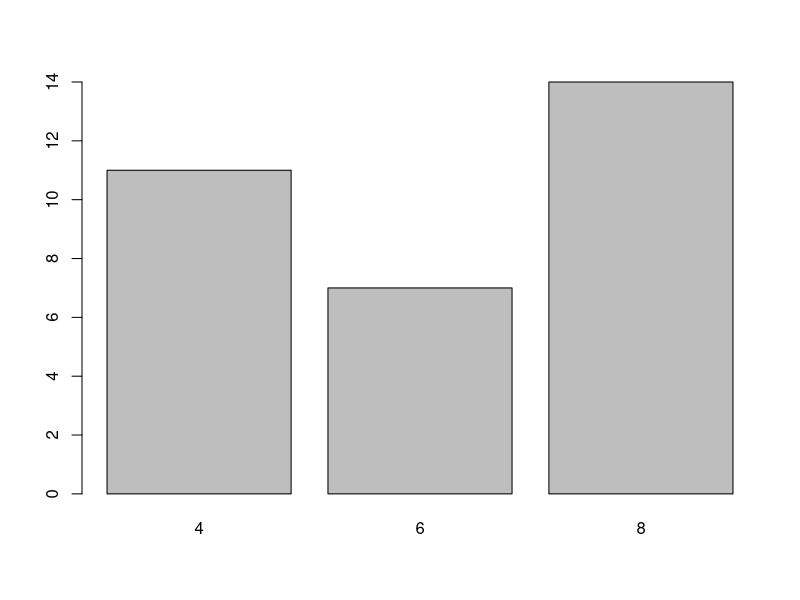
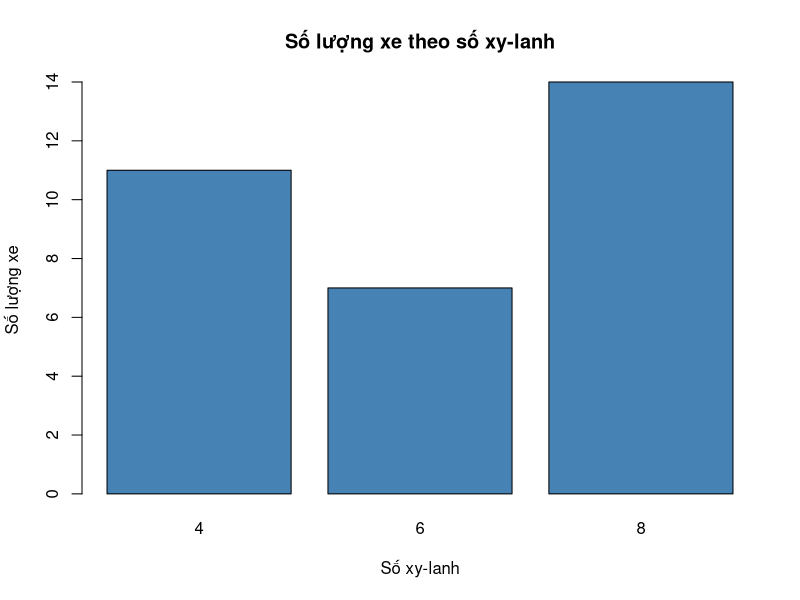
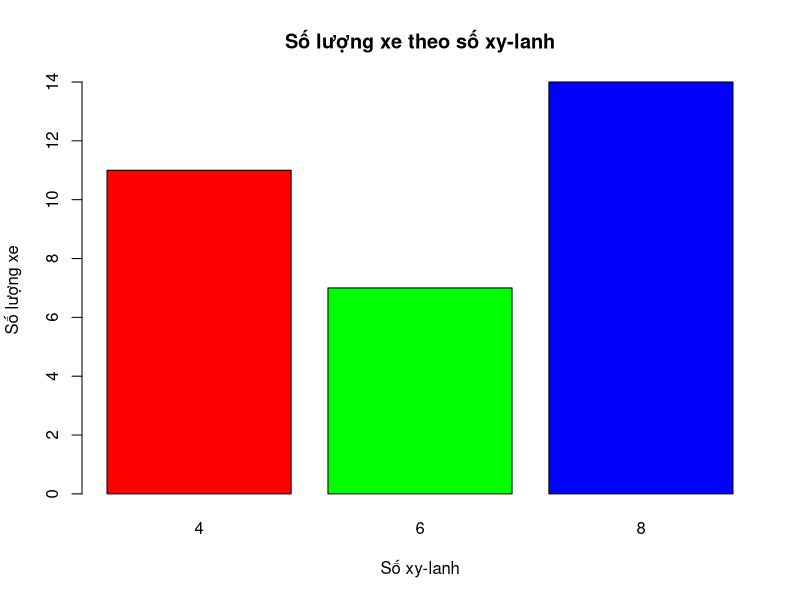
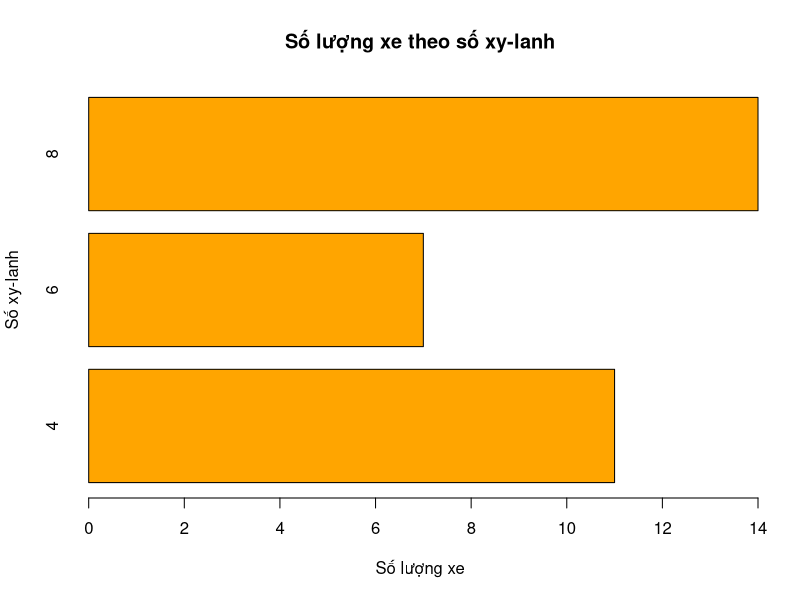
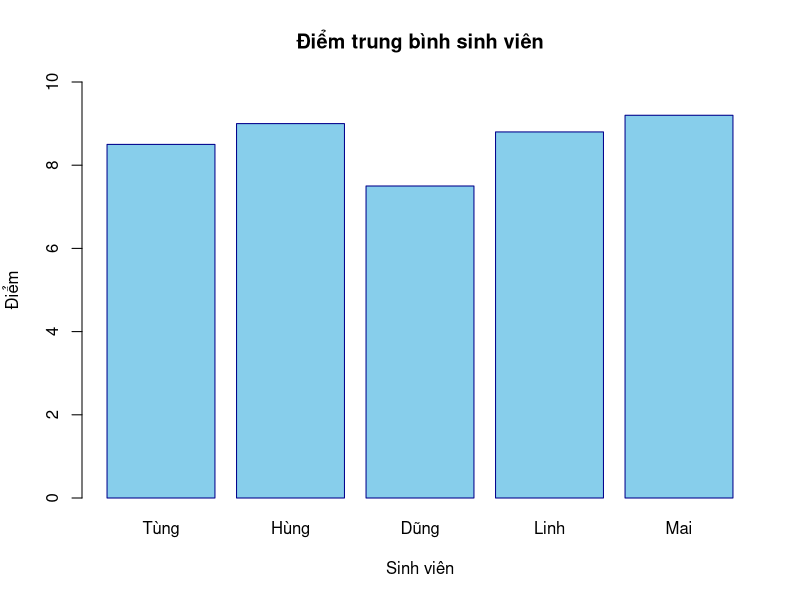
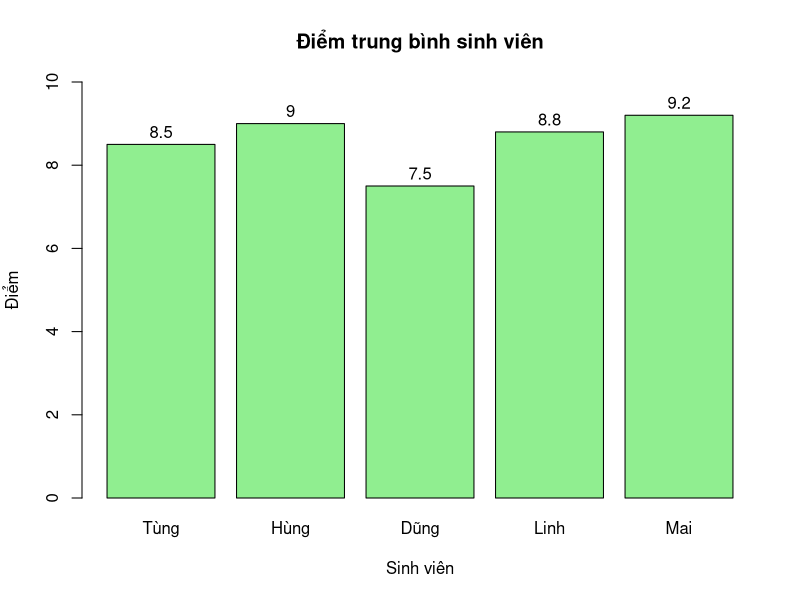
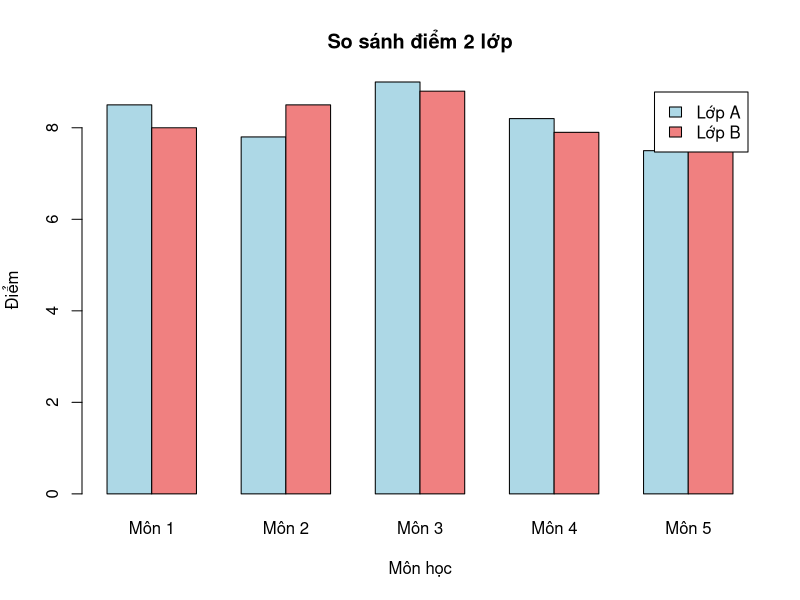
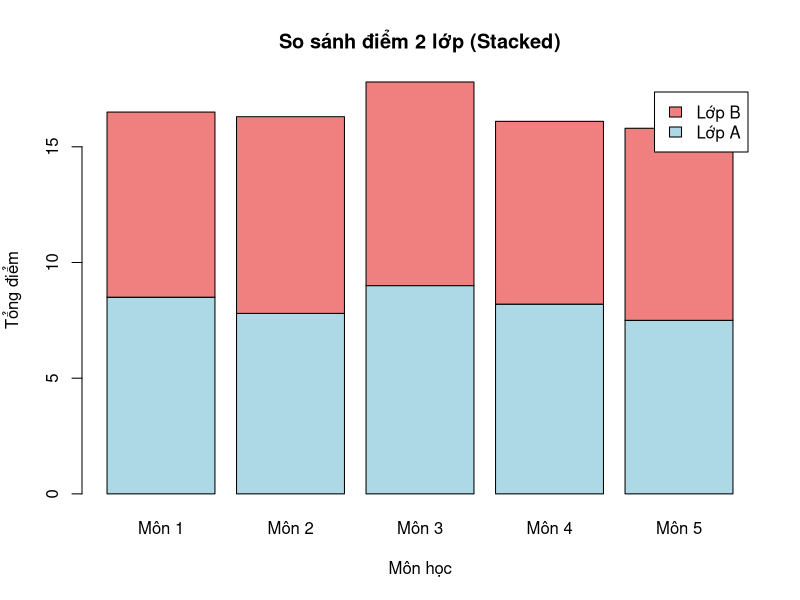

The R source for these figures, in order:
# ==============================================================================
# BÀI 9: TRỰC QUAN HÓA DỮ LIỆU CỞ BẢN
# ==============================================================================
# Mục tiêu học tập:
# - Hiểu tầm quan trọng của việc trực quan hóa dữ liệu
# - Nắm vững các loại biểu đồ cơ bản trong R
# - Biết cách tùy chỉnh biểu đồ (màu sắc, nhãn, tiêu đề)
# - Vẽ được nhiều biểu đồ cùng lúc để so sánh
# - Áp dụng biểu đồ phù hợp cho từng loại dữ liệu
# ==============================================================================

# ------------------------------------------------------------------------------
# 9.1 Tại sao cần trực quan hóa dữ liệu?
# ------------------------------------------------------------------------------

# Trực quan hóa giúp:
# - Hiểu dữ liệu nhanh chóng
# - Phát hiện xu hướng, mẫu hình (patterns)
# - Tìm ra giá trị bất thường (outliers)
# - Truyền đạt thông tin hiệu quả
# - Ra quyết định tốt hơn

# Ví dụ minh họa: Anscombe's Quartet
# 4 tập dữ liệu có cùng thống kê mô tả nhưng rất khác nhau khi vẽ

data()
data("anscombe")
print("anscombe")

#Tính thống kê cho x1 và y1
cat("Trung bình x1:", mean(anscombe$x1), "\n")
cat("Trung bình y1:", mean(anscombe$y1), "\n")
cat("Độ lệch chuẩn x1:", sd(anscombe$x1), "\n")
cat("Tương quan :", cor(anscombe$x1, anscombe$y1), "\n")

#Thống kê tương tự cho các cặp khác 
# Nhưng khi vẽ ra sẽ thấy khác nhau !



# ------------------------------------------------------------
# 9.2. 
# 9.2.1 Biểu đồ cột cơ bản 

#Biểu đồ cột được sử dung để hiển thị dữ liệu phân loại(catergor)
# Ví dụ: Đếm số lương xe theo số xy-lanh

#Sử dụng dữ liệu mtcars
data("mtcars")
View(mtcars)

#Đếm số lương xe theo số động cơ 

table_cyl <- table(mtcars$cyl)

#Vẽ biểu đồ cột 
barplot(table_cyl)

# 9.2.2 Tùy chỉnh biểu đồ cột 
#Thêm tiêu đề và nhãn trục
# Thêm tiêu đề và nhãn trục
barplot(table_cyl,
        main = "Số lượng xe theo số xy-lanh", # Tiêu đồ
        xlab = "Số xy-lanh", 
        ylab = "Số lượng xe",
        col = "steelblue" # Màu cột
)

# Thay đổi màu sắc cho mỗi cột
barplot(table_cyl,
        main = "Số lượng xe theo số xy-lanh",
        xlab = "Số xy-lanh",
        ylab = "Số lượng xe",
        col = c("red", "green", "blue"))

# Biểu đồ cột ngang (horizontal)
barplot(table_cyl,
        main = "Số lượng xe theo số xy-lanh",
        xlab = "Số lượng xe",
        ylab = "Số xy-lanh",
        col = "orange",
        horiz = TRUE)  # Vẽ ngang

# 9.2.3 Biểu đồ cột cho dữ liệu số
# Ví dụ: Điểm trung bình của 5 sinh viên
students <- c("Tùng", "Hùng", "Dũng", "Linh", "Mai")
scores <- c(8.5, 9.0, 7.5, 8.8, 9.2)

barplot(scores,
        names.arg = students,  # Tên cho mỗi cột
        main = "Điểm trung bình sinh viên",
        xlab = "Sinh viên",
        ylab = "Điểm",
        col = "skyblue",
        ylim = c(0, 10),       # Giới hạn trục y
        border = "darkblue")   # Màu viền


# Thêm giá trị lên đầu mỗi cột
barplot(scores,
        names.arg = students,
        main = "Điểm trung bình sinh viên",
        xlab = "Sinh viên",
        ylab = "Điểm",
        col = "lightgreen",
        ylim = c(0, 10))

# Thêm text
text(x = 1:5*1.2-0.5, # Vị trị x
     y = scores + 0.3, # Vị trí của y tên cột một chút
     labels = scores
)

# 9.2.4 Biểu đồ cột nhóm (Grouped Bar Plot)

# Ví dụ: So sánh điểm của 2 lớp
class_A <- c(8.5, 7.8, 9.0, 8.2, 7.5)
class_B <- c(8.0, 8.5, 8.8, 7.9, 8.3)

# Tạo ma trận
scores_matrix <- rbind(class_A, class_B)
colnames(scores_matrix) <- c("Môn 1", "Môn 2", "Môn 3", "Môn 4", "Môn 5")

barplot(scores_matrix,
        main = "So sánh điểm 2 lớp",
        xlab = "Môn học",
        ylab = "Điểm",
        col = c("lightblue", "lightcoral"),
        beside = TRUE, # Các cột cạnh nhau (không chồng nhau)
        legend = c("Lớp A", "Lớp B"))

# Biểu đồ cột chồng (Stacked Bar Plot)
barplot(scores_matrix,
        main = "So sánh điểm 2 lớp (Stacked)",
        xlab = "Môn học",
        ylab = "Tổng điểm",
        col = c("lightblue", "lightcoral"),
        legend = c("Lớp A", "Lớp B"))

# ------------------------------------------------------------------------------
# 9.3 Biểu đồ tần số (Histogram)
# ------------------------------------------------------------------------------

# 9.3.1 Histogram cơ bản

# Histogram được sử dụng để hiển thị phân phối của dữ liệu liên tục
# Khác với barplot: Histogram dùng cho dữ liệu số, barplot cho dữ liệu phân loại

# Ví dụ: Phân phối mpg (miles per gallon)
data("mtcars")

hist(mtcars$mpg)

# 9.3.2 Tùy chỉnh Histogram

# Thêm tiêu đề và nhãn
hist(mtcars$mpg,
     main = "Phân phối tiêu thụ nhiên liệu",
     xlab = "Miles per Gallon",
     ylab = "Tần số",
     col = "lightblue",
     border = "darkblue")

# Thay đổi số lượng bins (cột)
hist(mtcars$mpg,
     main = "Histogram với 5 bins",
     xlab = "MPG",
     breaks = 5,    # Số bins
     col = "coral")

hist(mtcars$mpg,
     main = "Histogram với 15 bins",
     xlab = "MPG",
     breaks = 15,
     col = "lightgreen")

hist(mtcars$mpg,
     main = "Histogram với 15 bins",
     xlab = "MPG",
     breaks = 30,
     col = "lightgreen")

# 9.3.3 Histogram với đường cong mật độ

# Tạo histogram với xác suất thay vì tần số
hist(mtcars$mpg,
     main = "Histogram với đường cong mật độ",
     xlab = "MPG",
     col = "lightgray",
     probability = TRUE)  # Trục y là mật độ xác suất

# Thêm đường cong mật độ
lines(density(mtcars$mpg), 
      col = "red", 
      lwd = 2)  # Độ dày đường


# 9.3.4 Ví dụ thực tế

# Phân phối chiều cao sinh viên (giả định)
set.seed(42)
heights <- rnorm(100, mean = 165, sd = 8)  # 100 sinh viên, TB=165cm, SD=8cm

hist(heights,
     main = "Phân phối chiều cao sinh viên",
     xlab = "Chiều cao (cm)",
     ylab = "Số sinh viên",
     col = "skyblue",
     breaks = 10)

# Thêm đường trung bình
abline(v = mean(heights), 
       col = "red", 
       lwd = 2, 
       lty = 2)  # Nét đứt

# Thêm chú thích
legend("topright", 
       legend = paste("TB =", round(mean(heights), 1), "cm"),
       col = "red",
       lty = 2,
       lwd = 2)


# ------------------------------------------------------------------------------
# 9.4 Biểu đồ hộp (Box Plot)
# ------------------------------------------------------------------------------

# 9.4.1 Box Plot cơ bản

# Box plot hiển thị:
# - Trung vị (median): Đường giữa hộp
# - Q1 (25%): Cạnh dưới hộp
# - Q3 (75%): Cạnh trên hộp
# - IQR = Q3 - Q1: Chiều cao hộp
# - Whiskers (râu): Kéo dài đến 1.5*IQR
# - Outliers: Các điểm ngoài whiskers

boxplot(mtcars$mpg)

# 9.4.2 Tùy chỉnh Box Plot

boxplot(mtcars$mpg,
        main = "Box Plot của MPG",
        ylab = "Miles per Gallon",
        col = "lightgreen",
        border = "darkgreen")

# 9.4.3 So sánh nhiều nhóm

# So sánh mpg theo số xy-lanh
boxplot(mpg ~ cyl, 
        data = mtcars,
        main = "MPG theo số xy-lanh",
        xlab = "Số xy-lanh",
        ylab = "Miles per Gallon",
        col = c("red", "green", "blue"))

# Giải thích:
# - Xe 4 xy-lanh có mpg cao nhất
# - Xe 8 xy-lanh có mpg thấp nhất
# - Có một số outliers

# 9.4.4 Box Plot ngang

boxplot(mpg ~ cyl, 
        data = mtcars,
        main = "MPG theo số xy-lanh (ngang)",
        xlab = "Miles per Gallon",
        ylab = "Số xy-lanh",
        col = c("lightblue", "lightcoral", "lightyellow"),
        horizontal = TRUE)


# 9.4.5 Ví dụ với dữ liệu iris

data(iris)

# So sánh chiều dài đài hoa giữa các loài
boxplot(Sepal.Length ~ Species,
        data = iris,
        main = "Chiều dài đài hoa theo loài",
        xlab = "Loài",
        ylab = "Chiều dài đài hoa (cm)",
        col = c("pink", "lightblue", "lightgreen"))

# Nhận xét từ biểu đồ:
# - Virginica có đài hoa dài nhất
# - Setosa có đài hoa ngắn nhất
# - Có một số outliers ở Virginica

# 9.4.6 Nhiều Box Plot cùng lúc

# So sánh tất cả 4 biến số của iris
boxplot(iris[, 1:4],
        main = "So sánh các đặc điểm của hoa",
        col = rainbow(4),
        names = c("Sepal.L", "Sepal.W", "Petal.L", "Petal.W"))

# ------------------------------------------------------------------------------
# 9.5 Biểu đồ phân tán (Scatter Plot)
# ------------------------------------------------------------------------------

# 9.5.1 Scatter Plot cơ bản

# Scatter plot hiển thị mối quan hệ giữa 2 biến số

# Ví dụ: Mối quan hệ giữa trọng lượng và mpg

plot(mtcars$wt, mtcars$mpg)

# 9.5.2 Tùy chỉnh Scatter Plot

plot(mtcars$wt, mtcars$mpg,
     main = "Mối quan hệ giữa trọng lượng và MPG",
     xlab = "Trọng lượng (1000 lbs)",
     ylab = "Miles per Gallon",
     col = "blue",
     pch = 19)  # Kiểu điểm (19 = điểm tròn đặc)

# 9.5.3 Các kiểu điểm khác nhau

# Vẽ ví dụ về các kiểu điểm
plot(1:25, 1:25,
     main = "Các kiểu điểm (pch)",
     pch = 1:25,
     col = 1:25,
     cex = 2,  # Kích thước điểm
     xlab = "pch value",
     ylab = "")
text(1:25, 1:25, labels = 1:25, pos = 3)  # Thêm số

# 9.5.4 Thêm đường xu hướng (trend line)

plot(mtcars$wt, mtcars$mpg,
     main = "MPG vs Trọng lượng",
     xlab = "Trọng lượng (1000 lbs)",
     ylab = "Miles per Gallon",
     col = "darkblue",
     pch = 19)

# Thêm đường hồi quy tuyến tính
model <- lm(mpg ~ wt, data = mtcars)
abline(model, col = "red", lwd = 2)

# Thêm công thức hồi quy
coef <- round(coef(model), 2)
formula_text <- paste("y =", coef[1], "+", coef[2], "* x")
text(4.5, 30, formula_text, col = "red")

# 9.5.5 Phân nhóm theo màu

# Phân biệt xe theo số xy-lanh
plot(mtcars$wt, mtcars$mpg,
     main = "MPG vs Trọng lượng (theo xy-lanh)",
     xlab = "Trọng lượng",
     ylab = "MPG",
     col = mtcars$cyl,  # Màu theo cyl
     pch = 19,
     cex = 1.5)

# Thêm chú thích
legend("topright",
       legend = c("4 cyl", "6 cyl", "8 cyl"),
       col = c(4, 6, 8),
       pch = 19)

# 9.5.6 Scatter Plot với nhiều biến

# Ma trận scatter plot
pairs(mtcars[, c("mpg", "wt", "hp", "qsec")],
      main = "Ma trận Scatter Plot",
      col = "blue",
      pch = 19)

# Giải thích:
# - Mỗi ô hiển thị mối quan hệ giữa 2 biến
# - Đường chéo là tên biến
# - Giúp nhìn tổng quan mối quan hệ giữa nhiều biến

# ------------------------------------------------------------------------------
# 9.6 Biểu đồ đường (Line Plot)
# ------------------------------------------------------------------------------

# 9.6.1 Line Plot cơ bản

# Line plot thường dùng cho dữ liệu chuỗi thời gian

# Ví dụ: Doanh thu theo tháng
months <- 1:12
revenue <- c(50, 55, 60, 58, 65, 70, 75, 80, 78, 85, 90, 95)

plot(months, revenue, type = "l")  # type = "l" cho đường

# 9.6.2 Tùy chỉnh Line Plot

plot(months, revenue,
     type = "l",
     main = "Doanh thu theo tháng",
     xlab = "Tháng",
     ylab = "Doanh thu (triệu đồng)",
     col = "blue",
     lwd = 2,  # Độ dày đường
     ylim = c(0, 100))

# Thêm điểm
points(months, revenue, pch = 19, col = "red")

# 9.6.3 Nhiều đường trên cùng biểu đồ

# Doanh thu 2 chi nhánh
revenue_A <- c(50, 55, 60, 58, 65, 70, 75, 80, 78, 85, 90, 95)
revenue_B <- c(45, 50, 58, 62, 68, 72, 70, 75, 80, 82, 88, 92)

plot(months, revenue_A,
     type = "l",
     main = "So sánh doanh thu 2 chi nhánh",
     xlab = "Tháng",
     ylab = "Doanh thu (triệu đồng)",
     col = "blue",
     lwd = 2,
     ylim = c(40, 100))

# Thêm đường thứ 2
lines(months, revenue_B, col = "red", lwd = 2)

# Thêm chú thích
legend("topleft",
       legend = c("Chi nhánh A", "Chi nhánh B"),
       col = c("blue", "red"),
       lwd = 2)

# 9.6.4 Kết hợp đường và điểm

plot(months, revenue_A,
     type = "b",  # "b" = both (cả đường và điểm)
     main = "Doanh thu chi nhánh A",
     xlab = "Tháng",
     ylab = "Doanh thu",
     col = "darkgreen",
     lwd = 2,
     pch = 19)



# ------------------------------------------------------------------------------
# 9.7 Biểu đồ tròn (Pie Chart)
# ------------------------------------------------------------------------------

# 9.7.1 Pie Chart cơ bản

# Ví dụ: Phân bố sinh viên theo khoa
faculties <- c("CNTT", "Kinh tế", "Ngoại ngữ", "Cơ khí")
students <- c(450, 320, 280, 350)

pie(students, labels = faculties)

# 9.7.2 Tùy chỉnh Pie Chart

pie(students,
    labels = faculties,
    main = "Phân bố sinh viên theo khoa",
    col = rainbow(4))  # Màu cầu vồng

# Thêm phần trăm
percentages <- round(students/ sum(students)*100, 1)
labels_with_pct <- paste(faculties, "\n", percentages, "%", sep=" ")

pie(students,
    labels = labels_with_pct,
    main = "Phân bố sinh viên theo khoa",
    col = c("lightblue", "lightcoral", "lightgreen", "lightyellow"))


# 9.7.3 Lưu ý khi sử dụng Pie Chart

# Pie chart tốt cho:
# - Hiển thị tỷ lệ phần trăm
# - Số lượng nhóm ít (3-5 nhóm)

# Không nên dùng khi:
# - Nhiều hơn 5-6 nhóm
# - Cần so sánh chính xác giữa các nhóm
# - Trong trường hợp này nên dùng Bar Chart

# So sánh:
par(mfrow = c(1, 2))  # Chia màn hình làm 2 cột

pie(students,
    labels = faculties,
    main = "Pie Chart",
    col = rainbow(4))

barplot(students,
        names.arg = faculties,
        main = "Bar Chart",
        col = rainbow(4),
        ylab = "Số sinh viên")


par(mfrow = c(1, 1))  # Chia màn hình làm 1 cột

# ------------------------------------------------------------------------------
# 9.8 Vẽ nhiều biểu đồ cùng lúc
# ------------------------------------------------------------------------------

# 9.8.1 Chia màn hình với par()

# Chia thành 2 hàng, 2 cột (tổng 4 ô)
par(mfrow = c(2, 2))

# Vẽ 4 biểu đồ
hist(mtcars$mpg, main = "Histogram: MPG", col = "lightblue")
boxplot(mtcars$mpg, main = "Boxplot: MPG", col = "lightgreen")
plot(mtcars$wt, mtcars$mpg, main = "Scatter: MPG vs WT", pch = 19)
barplot(table(mtcars$cyl), main = "Bar: Cylinders", col = "coral")

# Trở về chế độ 1 biểu đồ
par(mfrow = c(1, 1))

# 9.8.2 Ví dụ thực tế: Phân tích một biến

# Phân tích toàn diện biến mpg
par(mfrow = c(2, 2))

# 1. Histogram
hist(mtcars$mpg,
     main = "Phân phối MPG",
     xlab = "MPG",
     col = "skyblue",
     breaks = 10)

# 2. Boxplot
boxplot(mtcars$mpg,
        main = "Boxplot MPG",
        ylab = "MPG",
        col = "lightgreen")

# 3. Boxplot theo nhóm
boxplot(mpg ~ cyl,
        data = mtcars,
        main = "MPG theo Cylinders",
        xlab = "Cylinders",
        ylab = "MPG",
        col = c("red", "green", "blue"))

# 4. Scatter với biến khác
plot(mtcars$wt, mtcars$mpg,
     main = "MPG vs Weight",
     xlab = "Weight",
     ylab = "MPG",
     pch = 19,
     col = "darkblue")
abline(lm(mpg ~ wt, data = mtcars), col = "red", lwd = 2)

par(mfrow = c(1, 1))

# 9.8.3 Chia màn hình không đều

# Tạo layout tùy chỉnh
layout(matrix(c(1, 1, 2, 3), nrow = 2, byrow = TRUE))


# Biểu đồ 1: Chiếm 2 ô trên
hist(mtcars$mpg,
     main = "Histogram lớn",
     col = "lightblue")

# Biểu đồ 2: Ô dưới trái
boxplot(mtcars$mpg,
        main = "Boxplot nhỏ",
        col = "lightgreen")

# Biểu đồ 3: Ô dưới phải
barplot(table(mtcars$cyl),
        main = "Barplot nhỏ",
        col = "coral")

# Reset layout
layout(1)

# ------------------------------------------------------------------------------
# 9.9 Tùy chỉnh nâng cao
# ------------------------------------------------------------------------------

# 9.9.1 Màu sắc trong R

# Màu cơ bản
colors_basic <- c("red", "blue", "green", "yellow", "orange", 
                  "purple", "pink", "brown", "gray", "black")

# Xem tất cả màu có sẵn
colors()  # Hơn 600 màu

# Một số bảng màu phổ biến
par(mfrow = c(2, 2))

barplot(1:5, col = rainbow(5), main = "Rainbow")
barplot(1:5, col = heat.colors(5), main = "Heat Colors")
barplot(1:5, col = terrain.colors(5), main = "Terrain Colors")
barplot(1:5, col = topo.colors(5), main = "Topo Colors")

par(mfrow = c(1, 1))

# 9.9.2 Thêm văn bản và chú thích

plot(mtcars$wt, mtcars$mpg,
     main = "MPG vs Weight",
     xlab = "Weight (1000 lbs)",
     ylab = "MPG",
     pch = 19,
     col = "blue")

# Thêm text tại vị trí cụ thể
text(x = 5, y = 30, 
     labels = "Xe nặng\ntiêu tốn nhiều xăng",
     col = "red")

# Thêm mũi tên chỉ điểm
arrows(x0 = 4.8, y0 = 28,   # Điểm bắt đầu
       x1 = 5.3, y1 = 15,   # Điểm kết thúc
       col = "red",
       lwd = 2)

# 9.9.3 Thêm lưới (grid)

plot(mtcars$wt, mtcars$mpg,
     main = "MPG vs Weight (có lưới)",
     xlab = "Weight",
     ylab = "MPG",
     pch = 19,
     col = "blue")

# Thêm lưới
grid(col = "gray", lty = "dotted")

# 9.9.4 Tùy chỉnh trục

plot(mtcars$wt, mtcars$mpg,
     main = "MPG vs Weight",
     xlab = "Weight (1000 lbs)",
     ylab = "Miles per Gallon",
     pch = 19,
     col = "blue",
     xlim = c(0, 6),      # Giới hạn trục x
     ylim = c(0, 40),     # Giới hạn trục y
     las = 1)             # Xoay nhãn trục y

# 9.9.5 Lưu biểu đồ ra file

# Lưu dưới dạng PNG
png("D:/Github/R_Intro/labs/lab_02/my_plot.png", width = 800, height = 600)
plot(mtcars$wt, mtcars$mpg,
     main = "MPG vs Weight",
     pch = 19,
     col = "blue")
dev.off()  # Đóng file

# Lưu dưới dạng PDF
pdf("my_plot.pdf", width = 7, height = 5)
plot(mtcars$wt, mtcars$mpg,
     main = "MPG vs Weight",
     pch = 19,
     col = "blue")
dev.off()

# Lưu dưới dạng JPEG
jpeg("my_plot.jpg", width = 800, height = 600, quality = 100)
plot(mtcars$wt, mtcars$mpg,
     main = "MPG vs Weight",
     pch = 19,
     col = "blue")
dev.off()

# ------------------------------------------------------------------------------
# 9.10 Lựa chọn biểu đồ phù hợp
# ------------------------------------------------------------------------------

# HƯỚNG DẪN CHỌN BIỂU ĐỒ:

# 1. Dữ liệu PHÂN LOẠI (categorical):
#    - Một biến: Bar Chart hoặc Pie Chart
#    - Hai biến: Grouped Bar Chart hoặc Stacked Bar Chart

# 2. Dữ liệu LIÊN TỤC (continuous):
#    - Phân phối một biến: Histogram hoặc Box Plot
#    - So sánh nhiều nhóm: Box Plot
#    - Mối quan hệ hai biến: Scatter Plot
#    - Xu hướng theo thời gian: Line Plot

# 3. KẾT HỢP:
#    - Scatter Plot + Line (xu hướng)
#    - Histogram + Density curve

# Ví dụ minh họa

# Tạo dữ liệu mẫu
set.seed(123)
category <- sample(c("A", "B", "C"), 100, replace = TRUE)
continuous <- rnorm(100, 50, 10)
time_series <- cumsum(rnorm(50, 0, 5))

par(mfrow = c(2, 2))

# 1. Categorical: Bar Chart
barplot(table(category),
        main = "Phân loại - Bar Chart",
        col = rainbow(3))

# 2. Continuous: Histogram
hist(continuous,
     main = "Liên tục - Histogram",
     col = "lightblue")

# 3. Categorical + Continuous: Boxplot
boxplot(continuous ~ category,
        main = "So sánh nhóm - Boxplot",
        col = rainbow(3))

# 4. Time series: Line Plot
plot(time_series,
     type = "l",
     main = "Chuỗi thời gian - Line",
     col = "blue",
     lwd = 2)

par(mfrow = c(1, 1))

# ==============================================================================
# BÀI TẬP THỰC HÀNH
# ==============================================================================

# ------------------------------------------------------------------------------
# Bài tập 1: Bar Chart
# ------------------------------------------------------------------------------

# Sử dụng dữ liệu sau:
subjects <- c("Toán", "Lý", "Hóa", "Văn", "Anh")
scores <- c(8, 7.5, 9, 8.5, 7)

# Yêu cầu:
# 1. Vẽ bar chart cơ bản
# 2. Thêm tiêu đề "Điểm thi của bạn"
# 3. Tô màu khác nhau cho mỗi môn
# 4. Thêm giá trị điểm lên đầu mỗi cột
# 5. Vẽ bar chart ngang
subjects <- c("Toán", "Lý", "Hóa", "Văn", "Anh")
scores <- c(8, 7.5, 9, 8.5, 7)

colors <- c("red","blue","green","orange","purple")

# Bar chart cơ bản
bp <- barplot(scores,
              names.arg = subjects,
              col = colors,
              main = "Điểm thi của bạn",
              ylim = c(0,10))

# Thêm giá trị trên cột
text(bp, scores, labels = scores, pos = 3)

# Bar chart ngang
barplot(scores,
        names.arg = subjects,
        col = colors,
        main = "Điểm thi của bạn",
        horiz = TRUE)
# ------------------------------------------------------------------------------
# Bài tập 2: Histogram
# ------------------------------------------------------------------------------

# Tạo dữ liệu: Điểm thi của 100 sinh viên
set.seed(2024)
exam_scores <- rnorm(100, mean = 70, sd = 10)

# Yêu cầu:
# 1. Vẽ histogram với 10 bins
# 2. Thêm tiêu đề và nhãn trục phù hợp
# 3. Tô màu xanh lam
# 4. Thêm đường thẳng đứng màu đỏ tại vị trí điểm trung bình
# 5. Vẽ histogram khác với 20 bins, so sánh sự khác biệt

# Histogram 10 bins
hist(exam_scores,
     breaks = 10,
     col = "blue",
     main = "Phân bố điểm thi",
     xlab = "Điểm")

# Đường trung bình
abline(v = mean(exam_scores), col = "red", lwd = 2) #v:vẽ đường dọc, lwd: độ dày

# Histogram 20 bins
hist(exam_scores,
     breaks = 20,
     col = "blue",
     main = "Phân bố điểm thi (20 bins)",
     xlab = "Điểm")
# ------------------------------------------------------------------------------
# Bài tập 3: Box Plot
# ------------------------------------------------------------------------------

# Sử dụng dữ liệu iris
View(iris)
# Yêu cầu:
# 1. Vẽ box plot so sánh Petal.Length giữa 3 loài
# 2. Tô màu khác nhau cho mỗi loài
# 3. Thêm tiêu đề phù hợp
# 4. Nhìn vào biểu đồ và trả lời:
#    - Loài nào có petal dài nhất?
#    - Loài nào có độ biến thiên lớn nhất?
#    - Có outliers không? Ở loài nào?
boxplot(Petal.Length ~ Species,
        data = iris,
        col = c("pink","lightblue","lightgreen"),
        main = "So sánh Petal Length giữa các loài")
# ------------------------------------------------------------------------------
# Bài tập 4: Scatter Plot
# ------------------------------------------------------------------------------

# Sử dụng dữ liệu mtcars

# Yêu cầu:
# 1. Vẽ scatter plot giữa hp (horsepower) và mpg
# 2. Tô màu các điểm theo số cy-lanh (cyl)
# 3. Thêm đường hồi quy tuyến tính
# 4. Thêm legend giải thích màu
# 5. Nhận xét về mối quan hệ giữa hp và mpg
colors <- c("red","blue","green")[mtcars$cyl]

plot(mtcars$hp, mtcars$mpg,
     col = colors,
     pch = 19,
     xlab = "Horsepower",
     ylab = "MPG",
     main = "hp vs mpg") #hp: trục X, #mpg: trục Y, pch: chấm tròn 

# Đường hồi quy
abline(lm(mpg ~ hp, data = mtcars), col="black", lwd=2)

# Legend
legend("topright",
       legend = c("4 cyl","6 cyl","8 cyl"),
       col = c("red","blue","green"),
       pch = 19)
# ------------------------------------------------------------------------------
# Bài tập 5: Nhiều biểu đồ
# ------------------------------------------------------------------------------

# Sử dụng dữ liệu mtcars

# Yêu cầu:
# Tạo một figure với 4 biểu đồ (2x2) để phân tích biến hp:
# 1. Histogram của hp
# 2. Box plot của hp
# 3. Box plot so sánh hp theo cyl
# 4. Scatter plot hp vs mpg
par(mfrow = c(2,2)) #chia màn hình thành 2x2

# Histogram
hist(mtcars$hp, col="lightblue", main="Histogram of hp")

# Boxplot
boxplot(mtcars$hp, col="orange", main="Boxplot of hp")

# Boxplot theo cyl
boxplot(hp ~ cyl, data=mtcars,
        col=c("red","blue","green"),
        main="hp by cyl")

# Scatter plot
plot(mtcars$hp, mtcars$mpg,
     col="purple",
     pch=19,
     main="hp vs mpg")
# ------------------------------------------------------------------------------
# Bài tập 6: Tổng hợp
# ------------------------------------------------------------------------------

# Tạo dữ liệu bán hàng của 4 quý
Q1 <- c(100, 120, 110, 130)
Q2 <- c(150, 140, 160, 155)
Q3 <- c(180, 170, 190, 185)
Q4 <- c(200, 210, 195, 220)
products <- c("Sản phẩm A", "Sản phẩm B", "Sản phẩm C", "Sản phẩm D")

# Yêu cầu:
# 1. Vẽ grouped bar chart so sánh doanh thu 4 quý
# 2. Vẽ line plot cho từng sản phẩm qua 4 quý
# 3. Tính tổng doanh thu mỗi quý, vẽ bar chart
# 4. Tạo figure 2x2 hiển thị:
#    - Grouped bar chart
#    - Line plot tất cả sản phẩm
#    - Pie chart tổng doanh thu mỗi quý
#    - Bar chart tổng doanh thu mỗi sản phẩm
Q1 <- c(100,120,110,130)
Q2 <- c(150,140,160,155)
Q3 <- c(180,170,190,185)
Q4 <- c(200,210,195,220)

products <- c("A","B","C","D")

sales <- rbind(Q1,Q2,Q3,Q4) #rbind: ghép theo hàng( mỗi quý 1 hàng)

# Grouped bar chart
barplot(sales,
        beside=TRUE,#cột đứng cạnh nhau
        col=c("red","blue","green","orange"),
        names.arg=products,
        legend=TRUE, # hiện chú thích 
        main="Doanh thu theo quý") 

# Line plot
matplot(t(sales), type="l", lty=1,
        col=c("red","blue","green","orange"),
        xlab="Quarter",
        ylab="Sales",
        main="Doanh thu theo sản phẩm")

legend("topleft", legend=products,
       col=c("red","blue","green","orange"), lty=1)

# Tổng doanh thu mỗi quý
total_quarter <- colSums(sales) #cộng theo cột (Q1->Q4)

barplot(total_quarter,
        col="skyblue",
        main="Tổng doanh thu mỗi quý")

#FIGURE 2X2
par(mfrow=c(2,2))

# Grouped bar
barplot(sales, beside=TRUE, col=rainbow(4), main="Grouped Bar")

# Line plot
matplot(t(sales), type="l", lty=1, col=rainbow(4), main="Line Plot")

# Pie chart
pie(total_quarter, main="Doanh thu mỗi quý")

# Bar theo sản phẩm
barplot(rowSums(sales), col="green", main="Doanh thu mỗi sản phẩm")
# ==============================================================================
# TÀI LIỆU THAM KHẢO
# ==============================================================================

# 1. R Graphics Cookbook: https://r-graphics.org/
# 2. Quick-R Graphics: https://www.statmethods.net/graphs/
# 3. R Documentation: ?plot, ?hist, ?boxplot, ?barplot
# 4. R Color Chart: http://www.stat.columbia.edu/~tzheng/files/Rcolor.pdf

# ==============================================================================
# TỔNG KẾT
# ==============================================================================

# Những điểm cần nhớ:

# 1. ✅ Chọn biểu đồ phù hợp với loại dữ liệu:
#    - Bar chart: Dữ liệu phân loại
#    - Histogram: Phân phối dữ liệu liên tục
#    - Box plot: So sánh nhóm, tìm outliers
#    - Scatter plot: Mối quan hệ giữa 2 biến
#    - Line plot: Xu hướng theo thời gian
#    - Pie chart: Tỷ lệ phần trăm (ít nhóm)

# 2. ✅ Luôn thêm tiêu đề và nhãn trục rõ ràng

# 3. ✅ Sử dụng màu sắc hợp lý:
#    - Không quá nhiều màu
#    - Màu có ý nghĩa (đỏ = cảnh báo, xanh lá = tốt)
#    - Đảm bảo đọc được khi in đen trắng

# 4. ✅ Box plot giúp:
#    - Thấy trung vị, Q1, Q3
#    - Phát hiện outliers
#    - So sánh nhiều nhóm

# 5. ✅ Histogram vs Bar chart:
#    - Histogram: Dữ liệu liên tục, không có khoảng cách giữa cột
#    - Bar chart: Dữ liệu phân loại, có khoảng cách

# 6. ✅ Sử dụng par(mfrow) để vẽ nhiều biểu đồ cùng lúc

# 7. ✅ Lưu biểu đồ: png(), pdf(), jpeg() + dev.off()

# Quy trình vẽ biểu đồ tốt:
# 1. Xác định mục đích: Muốn truyền đạt thông tin gì?
# 2. Chọn loại biểu đồ phù hợp
# 3. Vẽ biểu đồ cơ bản
# 4. Thêm tiêu đề, nhãn, màu sắc
# 5. Kiểm tra xem biểu đồ có dễ hiểu không
# 6. Lưu lại nếu cần

# Lưu ý quan trọng:
# - Biểu đồ phải đơn giản, dễ hiểu
# - Không thêm quá nhiều thông tin vào một biểu đồ
# - Luôn nghĩ về người xem
# - "A picture is worth a thousand words" - Một hình ảnh đáng giá ngàn lời
